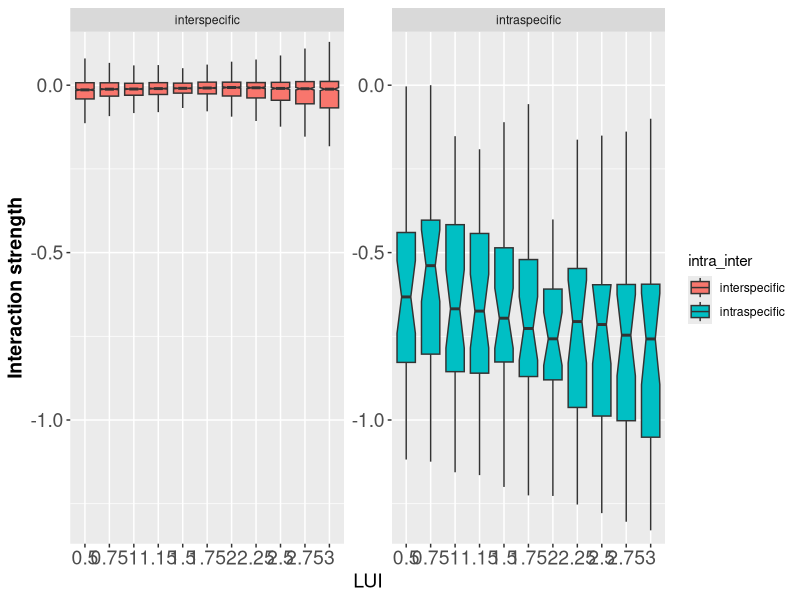

Write the R code that produced this figure. (Note: this script raises an error after producing the figure.)
#Compute structural metrics for different species richness combos across the LUI gradient

rm(list = ls())

intrinsic <- read.table("results/OG_results/intrinsic_site_lui_average_lme_50.csv", header = TRUE, sep = ",", row.names = 1)
alpha <- as.matrix(read.table("results/OG_results/interaction_matrix_lme_average_50.csv", header = TRUE, sep = ",", row.names = 1))
lui_modify_alpha <- as.matrix(read.table("results/OG_results/lui_matrix_lme_average_50.csv", header = TRUE, sep = ",", row.names = 1))

top50.short <- c("Poa_tri", "Poa_pra", "Alo_pra", "Dac_glo", "Tri_rep", "Tar_off", "Lol_per", "Arr_ela", 
                 "Fes_rub", "Fes_pra", "Tri_fla", "Ely_rep", "Tri_pra", "Bro_ere", "Ran_rep", "Bro_hor", 
                 "Ran_acr", "Pla_lan", "Ach_mil", "Gal_mol", "Her_sph", "Ant_syl", "Hol_lan", "Hel_pub",
                 "Ant_odo", "Bra_pin", "Car_hir", "Ver_cha", "Rum_ace", "Fes_ovi", "Phl_pra", "Pha_aru",
                 "Des_ces", "Agr_sto", "Cyn_cri", "Cir_ole", "Cer_hol", "Pla_med", "Cre_bie", "Urt_dio",
                 "Thy_pul", "Lol_mul", "Cir_arv", "Lot_cor", "Ran_bul", "Tri_dub", "Med_lup", "Leo_his",
                 "Car_car", "Vic_sep", "Pru_sp")

#Simulate x values of LUI at equal intervals
lui <- c(0.5, 0.75, 1, 1.15, 1.50, 1.75, 2, 2.25, 2.50, 2.75, 3) 

lui_intrinsic <- list()
lui_alpha <- list()
xx <- matrix(nrow = 51, ncol = 2, NA)
colnames(xx) <- c("intrinsic", "lui_value")
row.names(xx) <- paste(top50.short, sep = ",")

#to obtain all value of intrinsic abundance at different LUI values
for(i in 1:(length(lui))){
  for(j in 1:length(row.names(intrinsic))){
    xx[j,1] <- intrinsic[j,1] + intrinsic[j,2]*lui[i]
    xx[j,2] <- lui[i]
  }
  lui_intrinsic[[i]] <- xx
}

#to obtain species with positive intrinsic at each site
lui_intrinsic_positive <-  list()
zz <- list()
for(i in 1:(length(lui_intrinsic))){
  zz[[i]] <- row.names(subset(lui_intrinsic[[i]], lui_intrinsic[[i]][,1]>0))
  lui_intrinsic_positive[[i]] <- lui_intrinsic[[i]][which(rownames(lui_intrinsic[[i]]) %in% zz[[i]]),]
}

#to obtain interaction matrices at different LUI values
#subset the interaction matrices at different LUIs to those species showing positive growth rates.
hh <- list()

for(i in 1:(length(lui))){
  lui_alpha[[i]] <- alpha + lui_modify_alpha*lui[i]
  lui_alpha[[i]] <- lui_alpha[[i]][which(rownames(lui_alpha[[i]]) %in% row.names(lui_intrinsic_positive[[i]])),
                                   which(colnames(lui_alpha[[i]]) %in% row.names(lui_intrinsic_positive[[i]]))]
  hh[[i]] <- row.names(subset(lui_alpha[[i]], diag(lui_alpha[[i]]) < 0)) #we hold those with negative intra
  lui_alpha[[i]] <- lui_alpha[[i]][which(rownames(lui_alpha[[i]]) %in% hh[[i]]),
                                   which(colnames(lui_alpha[[i]]) %in% hh[[i]])]
}

#we create the matrices to build the violin plots


intra <-list()
inter<-list()
number_intra<-list()
number_inter <-list()
  
for(i in 1:length(lui_alpha)){
  intra[[i]] <- diag(matrix(unlist(lui_alpha[[i]]), ncol = ncol(lui_alpha[[i]]), byrow = TRUE))
  A <- matrix(unlist(lui_alpha[[i]]), ncol = ncol(lui_alpha[[i]]), byrow = TRUE)
  inter[[i]] <- unlist(A[row(A)!=col(A)])
  
  number_intra[[i]] <- length(intra[[i]])
  number_inter[[i]] <- length(inter[[i]])
  

}
#Because they are of different length
library(plyr)
#obtain a list of different length to code de data later on
lui_intra <- mapply(rep, lui, c(unlist(number_intra)))
lui_intra <- ldply(lui_intra, rbind)
lui_intra <- t(lui_intra)
lui_inter <- mapply(rep, lui, c(unlist(number_inter)))
lui_inter <- ldply(lui_inter, rbind)
lui_inter <- t(lui_inter)
  
# do the same with the values themselves
intra <- ldply(intra, rbind)
intra <- t(intra)
inter <- ldply(inter, rbind)
inter <- t(inter)

# convert everthing into a vector and name the variables
lui_intra <- c(lui_intra)
intra_code <- rep("intraspecific", times=length(lui_intra))
lui_inter <- c(lui_inter)
inter_code <- rep("interspecific", times=length(lui_inter))
intra <- c(intra)
inter <- c(inter)
p1 <- cbind(lui_intra, intra_code, intra)
p2 <- cbind(lui_inter, inter_code, inter)
data <-rbind(p1, p2)
data <- as.data.frame(data)
colnames(data)<- c("LUI", "intra_inter", "int_strength")
#remove NAs
data <- data[complete.cases(data), ]
data$LUI <- as.factor(data$LUI)
data$intra_inter <- as.factor(data$intra_inter)
data$int_strength <- as.numeric(data$int_strength)


#Now plot the violins plots 

require(ggplot2)


p<- ggplot(data, aes(x=LUI, y=int_strength, fill=intra_inter)) + coord_cartesian(ylim = c(-1.3, 0.09))+
geom_boxplot(position=position_dodge(1), outlier.size=-1, notch=TRUE) + facet_wrap(~intra_inter, scales="free") + labs(x = "LUI", y="Interaction strength")
p_interactions <- p + theme(
  axis.text=element_text(size=14),
  plot.title = element_text(size=14),
  axis.title.x = element_text(size=14),
  axis.title.y = element_text(size=14, face="bold")
)

p_interactions

ggsave(filename = "figures/paper_figures/SupFig1_inter_strength.png", device = "png",
       width = 15, height = 10, limitsize = FALSE)



